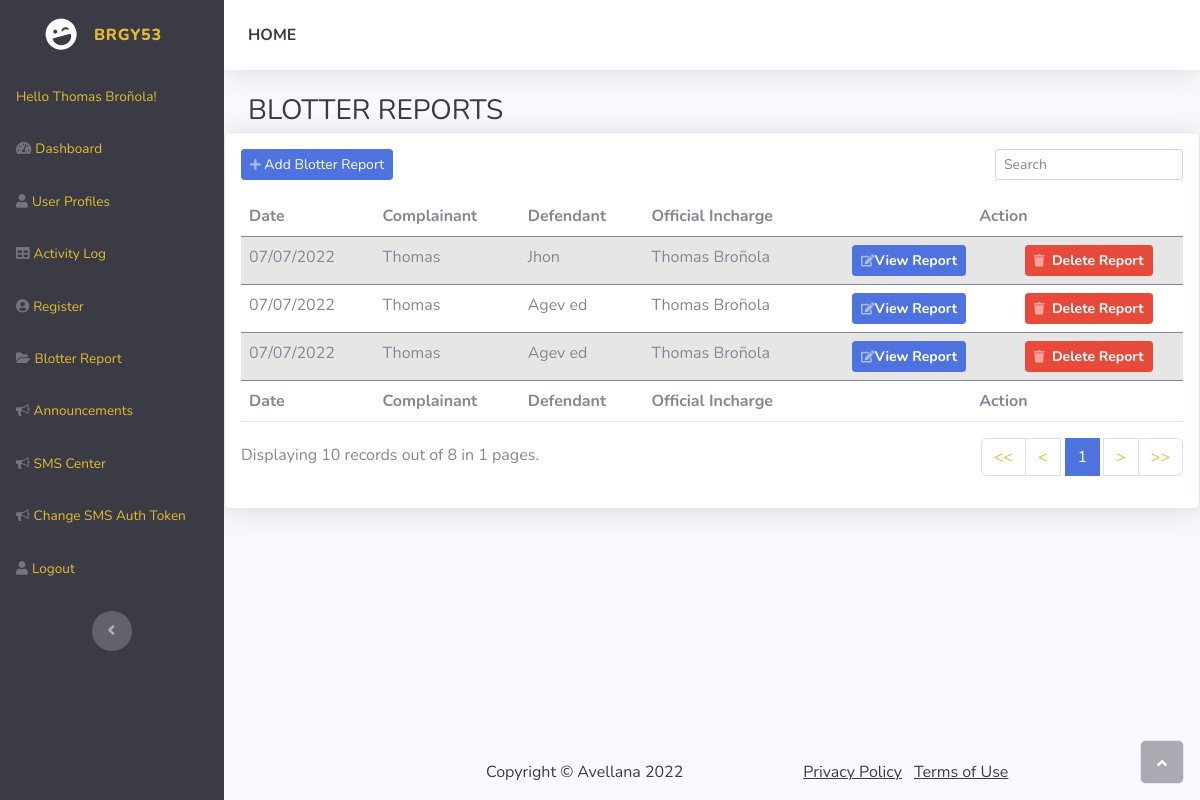
The page /layouts/blotter.php (signed in) on the database as committed earlier.
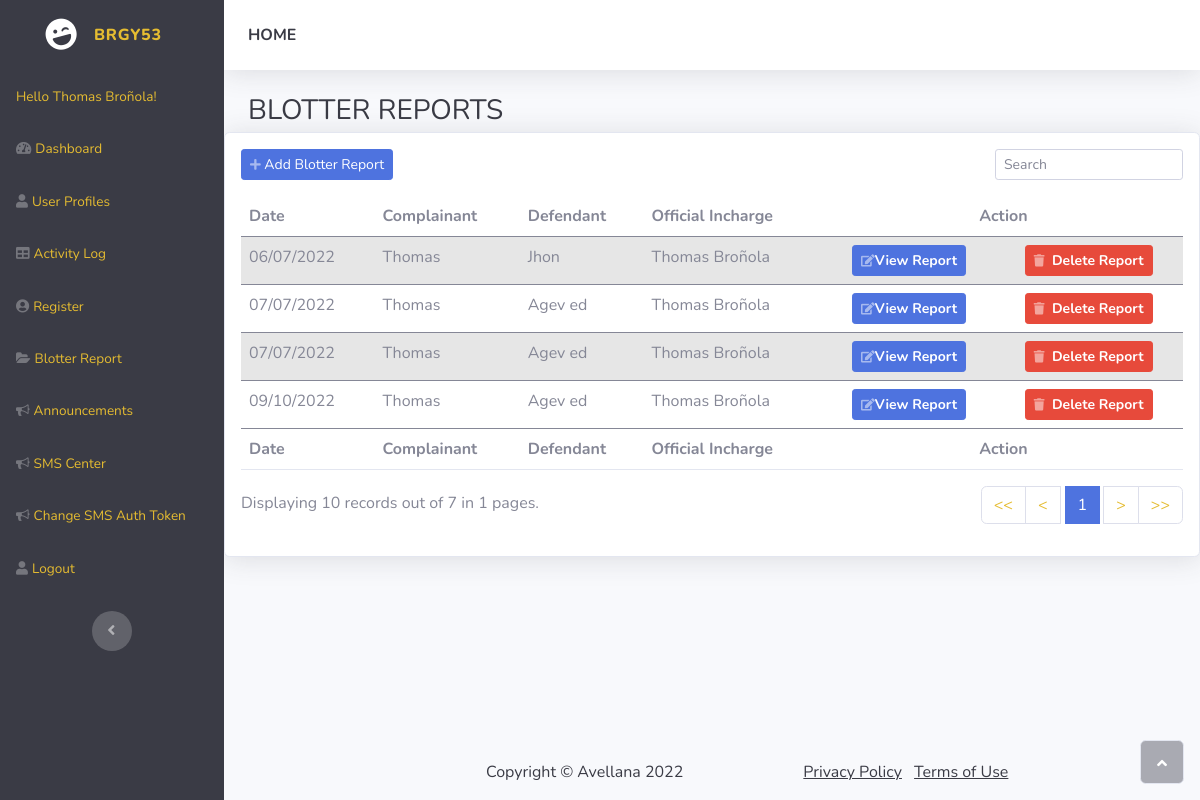
The same page on the database as committed later.
### tables this page shows
CREATE TABLE `blotter` (
  `id` int(11) NOT NULL,
  `reported_date` varchar(128) NOT NULL,
  `complainant` varchar(128) NOT NULL,
  `defendant` varchar(128) NOT NULL,
  `report` mediumtext NOT NULL,
  `official_incharge` varchar(128) NOT NULL
);

### layouts/blotter.php (the view, shortened to what the changed rows need)
<!DOCTYPE html>
<html>
<head>
    <link rel="stylesheet" href="../adminAssets/bootstrap/css/bootstrap.min.css">
    <link rel="stylesheet" href="../adminAssets/fonts/fontawesome-all.min.css">
    <link rel="stylesheet" href="../adminAssets/fonts/font-awesome.min.css">
    <link rel="stylesheet" href="../adminAssets/fonts/fontawesome5-overrides.min.css">
    <link rel="stylesheet" href="../assets/css/mstyles.css">
</head>
<body>
    <?php
        include_once '../HF/adminNavigations.php';
        if(isset($_GET['page'])){
            $page = $_GET['page'];
        }
        else{
            $page = 1;
        }
        $num_per_page = 10;
        $start_from = ($page-1)*10;
        $sql = "SELECT * FROM `blotter` LIMIT $start_from,$num_per_page";
        $stmt = $conn->query($sql);
    ?>
                <div class="card shadow">
                    <div class="card-body">
                        <div class="table-responsive table mt-2" id="dataTable-1" role="grid" aria-describedby="dataTable_info">
                            <table class="table my-0 table-striped" id="dataTable">
                                <thead>
                                    <tr>
                                        <th>Date</th>
                                        <th>Complainant</th>
                                        <th>Defendant</th>
                                        <th>Official Incharge</th>
                                        <th colspan="2" class="text-center" >Action</th>
                                    </tr>
                                </thead>
                                <tbody style="border-bottom: 3px;">
                                    <?php
                                            while ($row = $stmt->fetch_assoc()): ?>
                                                <tr>
                                                    <td><?php echo $row['reported_date']; ?></td>
                                                    <td><?php echo $row['complainant']; ?></td>
                                                    <td><?php echo $row['defendant']; ?></td>
                                                    <td><?php echo $row['official_incharge']; ?></td>
                                                    <td class="text-center">
                                                        <a class="fw-bold btn btn-primary btn-sm d-none d-sm-inline-block" role="button" data-bs-toggle="modal" href="#modal-edit-blotter<?php echo $row['id'];?>"><i class="fw-bold far fa-edit fa-sm text-white-50"></i>View Report</a>
                                                            </div>
                                                    </td>
                                                    <td class="text-center">
                                                        <a class="fw-bold btn btn-danger btn-sm d-none d-sm-inline-block" role="button" data-bs-toggle="modal" href="#del-report-modal-message<?php echo $row['id'];?>"><i class="fas fa-trash fa-sm text-white-50"></i>  Delete Report</a>
                                                    </td>
                                                </tr>
                                            <?php endwhile; ?>
                        <div class="row">
                                <div class="col-md-6" style="margin-top:5px;">
                                    <?php
                                        $pr_query = "SELECT * FROM `users`";
                                        $pr_result = mysqli_query($conn, $pr_query);
                                        $total_record = mysqli_num_rows($pr_result);
                                        $total_page = ceil($total_record/$num_per_page);
                                        echo "Displaying 10 records out of ".$total_record.' in '.$total_page.' pages.';
                                    ?>
                                </div>
                                <div class="col-md-6">
                                    <nav class="d-lg-flex justify-content-lg-end dataTables_paginate paging_simple_numbers">
                                    </nav>
                                </div>
                    </div>
</body>
</html>

Rows that differ between the two databases and show on the page:
changed blotter "Jhon": reported_date "07/07/2022" → "06/07/2022"
added blotter: reported_date "09/10/2022", complainant "Thomas", defendant "Agev ed", official_incharge "Thomas Broñola"
Other text that changed with them:
$total_record: "8" → "7"
